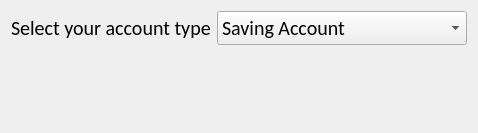
<?xml version="1.0" encoding="UTF-8"?>
<ui version="4.0">
 <class>Dialog</class>
 <widget class="QDialog" name="Dialog">
  <property name="geometry">
   <rect>
    <x>0</x>
    <y>0</y>
    <width>478</width>
    <height>133</height>
   </rect>
  </property>
  <property name="windowTitle">
   <string>Dialog</string>
  </property>
  <layout class="QGridLayout" name="gridLayout">
   <property name="verticalSpacing">
    <number>20</number>
   </property>
   <item row="0" column="0">
    <layout class="QHBoxLayout" name="horizontalLayout">
     <item>
      <widget class="QLabel" name="label">
       <property name="font">
        <font>
         <family>Calibri</family>
         <pointsize>15</pointsize>
        </font>
       </property>
       <property name="text">
        <string>Select your account type</string>
       </property>
      </widget>
     </item>
     <item>
      <widget class="QComboBox" name="comboBoxAccountType">
       <property name="font">
        <font>
         <family>Calibri</family>
         <pointsize>15</pointsize>
        </font>
       </property>
       <item>
        <property name="text">
         <string>Saving Account</string>
        </property>
       </item>
       <item>
        <property name="text">
         <string>Current Account</string>
        </property>
       </item>
       <item>
        <property name="text">
         <string>New Item</string>
        </property>
       </item>
       <item>
        <property name="text">
         <string>Recurring Deposit Account</string>
        </property>
       </item>
       <item>
        <property name="text">
         <string>Fixed Deposit Account</string>
        </property>
       </item>
      </widget>
     </item>
    </layout>
   </item>
   <item row="1" column="0">
    <widget class="QLabel" name="label_2">
     <property name="font">
      <font>
       <family>Calibri</family>
       <pointsize>15</pointsize>
      </font>
     </property>
     <property name="text">
      <string/>
     </property>
    </widget>
   </item>
  </layout>
 </widget>
 <resources/>
 <connections/>
</ui>
